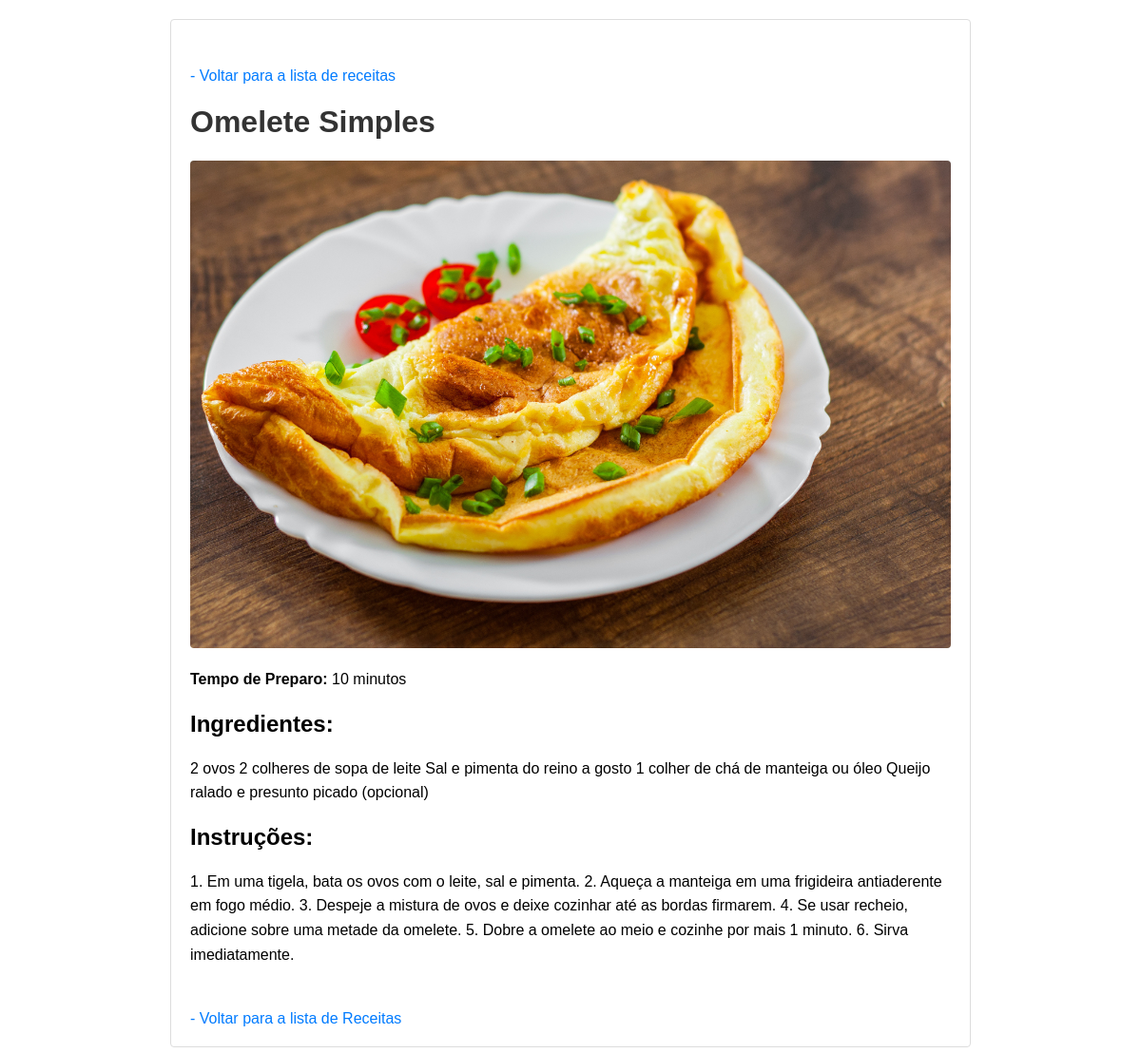
The page /recipes/2/ on the database its author committed.
### recipes/models.py (models this page shows, shortened)
class Recipe(models.Model):
    title = models.CharField(max_length=200)
    description = models.TextField()
    ingredients = models.TextField()
    instructions = models.TextField()
    cooking_time = models.IntegerField(help_text="Cooking time in minutes")
    created_at = models.DateTimeField(auto_now_add=True)
    updated_at = models.DateTimeField(auto_now=True)
    image = models.ImageField(upload_to='recipes/', blank=True, null=True)
    class Meta:
        verbose_name_plural = 'Recipes'

### recipes/views.py (the view)
# urls.py: path('<int:pk>/', views.recipe_detail, name='recipe_detail'),
def recipe_detail(request, pk):
    recipe = get_object_or_404(Recipe, pk=pk)
    return render (request, 'recipes/recipe_detail.html', {'recipe': recipe})

### recipes/templates/recipes/recipe_detail.html (shortened to what this page needs)
<!DOCTYPE html>
<html lang="pt-br">
<head>
</head>
<body>
    <div class="container">
        <a href="{% url 'recipe_list' %}" class="back-link"> - Voltar para a lista de receitas </a>
        <h1>{{ recipe.title}}</h1>
        {% if recipe.image %}
            <img src="{{ recipe.image.url }}" alt="{{ recipe.title }}">
        {% endif %}
        <p><strong>Tempo de Preparo: </strong>{{ recipe.cooking_time}} minutos</p>
        <h2>Ingredientes: </h2>
        <p>{{ recipe.ingredients }}</p>
        <h2>Instruções: </h2>
        <p>{{ recipe.instructions }}</p>
        <a href="{% url 'recipe_list' %}" class="back-link"> - Voltar para a lista de Receitas</a>
    </div>
</body>
</html>

### recipes/templates/recipes/recipe_detail.html (style rules this page uses)
body { font-family: arial, sans-serif; margin: 20px; }
.container { max-width: 800px; margin: 0 auto; padding: 20px; background-color: #ffffff; border: 1px solid #ddd; border-radius: 4px; }
img { max-width: 100%; height: auto; display: block; margin-bottom: 20px; border-radius: 4px; }
h1 { color: #333; }
p { line-height: 1.6; }
.back-link { display: inline-block; margin-top: 30px; color: #007bff; text-decoration: none; }

### rows shown on the page
Recipe: title "Omelete Simples", image (picture), cooking_time "10", ingredients "2 ovos 2 colheres de sopa de leite Sal e pimenta do reino a gosto 1 colher de chá de manteiga ou óleo Queijo ralado e presunto picado (opcional)", instructions "1. Em uma tigela, bata os ovos com o leite, sal e pimenta. 2. Aqueça a manteiga em uma frigideira antiaderente em fogo médio. 3. Despeje a mistura de ovos e deixe cozinhar até as bordas firmarem. 4. Se usar recheio, adicione sobre uma metade da omelete. 5. Dobre a omelete ao meio e cozinhe por mais 1 minuto. 6. Sirva imediatamente."
